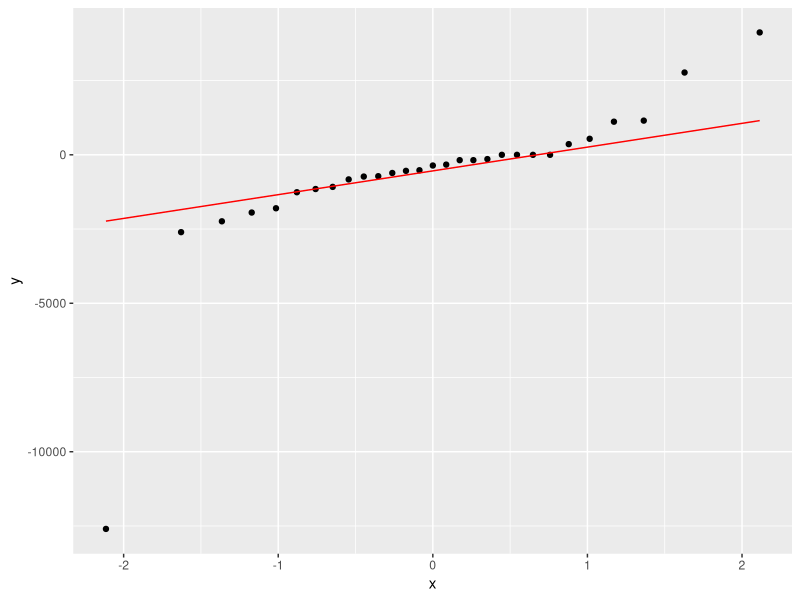
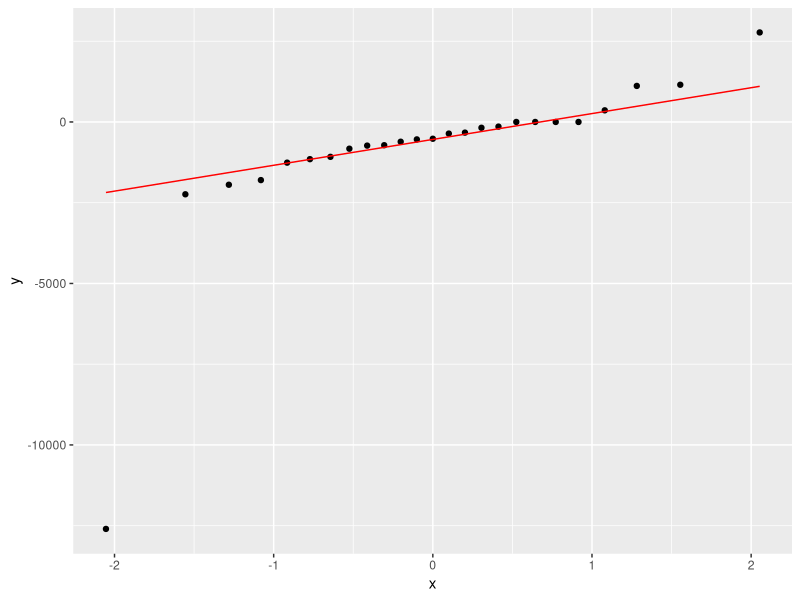
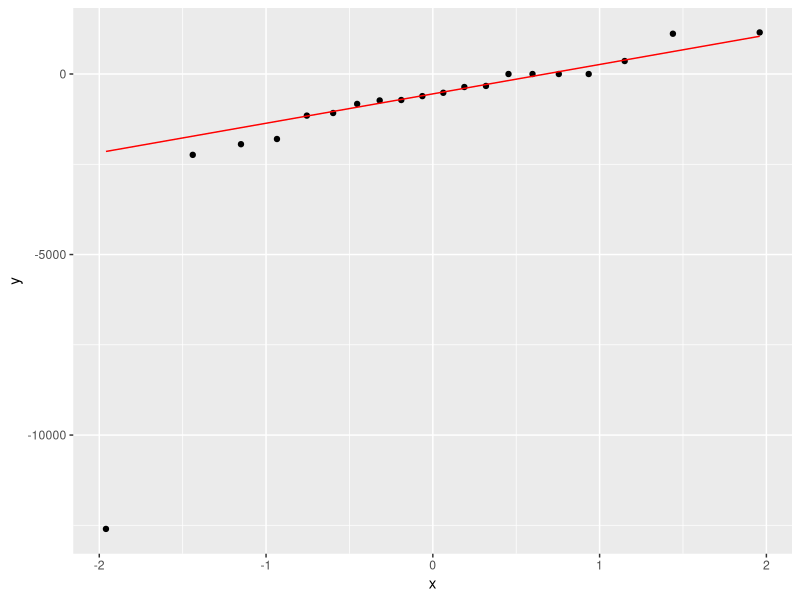

Write the R code that produced these figures, in order.
## ---- chunk 1
library(tidyverse); library(knitr); library(ggplot2); library(kableExtra); library(readxl); library(dplyr); library(flextable); library(pbkrtest); library(broom)
Resultatskjema <- read_excel("Resultatskjema.xlsx", na = "NA")

# analyse per protocl 1 treningsøkt per uke

# ordner et datasett for grafisk fremstilling med individuelle endringer fra pre til post i prosent og endringsscore for bruk i statistiske tester
phys_act <- Resultatskjema %>%
  select(id, sex, group, time, phys_act) %>%
  mutate(time = factor(time, levels = c("pre", "post"),
                       labels = c("Pre", "Post")),
         group = factor(group, levels = c("fls", "kon"),
                        labels = c("Intervensjon", "Kontroll"))) %>% 
  pivot_wider(names_from = time,
              values_from = phys_act) %>%
  mutate(change.phys_act = Post - Pre) %>%
  mutate(change.phys_act.pros = ((Post - Pre)/ Pre) * 100) %>%
  group_by(group) %>%
  print()

# sjekker normalfordelingen 
ggplot(phys_act, aes(sample = change.phys_act)) + stat_qq() + stat_qq_line(col = "red")

phys_act.lm <- lm(change.phys_act ~ group, data = phys_act)
summary(phys_act.lm)

mean.pros.phys_act <- phys_act %>%
  summarise(mean.pros.phys_act = mean(change.phys_act.pros, na.rm = TRUE),
            sd.pros.phys_act = sd(change.phys_act.pros, na.rm = TRUE)) %>%
  print()

# lager et datasett med gjennomsnittsverdier av prosentvis endring for bruk i graf
mean.phys_act <- phys_act %>%
  summarise(mean.phys_act = mean(change.phys_act, na.rm = TRUE),
            sd.phys_act = sd(change.phys_act, na.rm = TRUE)) %>%
  print()


phys_act.pp <- Resultatskjema %>%
  filter(id != "tr031 012") %>% 
  filter(id != "tr031 013") %>% 
  filter(id != "tr031 010") %>% 
  filter(id != "tr031 007") %>%
  # fjerner drop out
  filter(id != "tr031 10541") %>%
  filter(id != "tr031 13404") %>%
  filter(id != "tr031 11421") %>%
  filter(id != "tr031 004") %>%
  filter(id != "tr031 008") %>%
  filter(id != "tr031 001") %>%
  filter(id != "tr031 016") %>%
  select(id, sex, group, time, phys_act) %>%
  mutate(time = factor(time, levels = c("pre", "post"),
                       labels = c("Pre", "Post")),
         group = factor(group, levels = c("fls", "kon"),
                        labels = c("Intervensjon", "Kontroll"))) %>% 
  pivot_wider(names_from = time,
              values_from = phys_act) %>%
  mutate(change.phys_act.pp = Post - Pre) %>%
  mutate(change.phys_act.pros.pp = ((Post - Pre)/ Pre) * 100) %>%
  group_by(group) %>%
  print()

mean.phys_act.pp <- phys_act.pp %>%
  summarise(mean.phys_act = mean(change.phys_act.pp, na.rm = TRUE),
            sd.phys_act = sd(change.phys_act.pp, na.rm = TRUE)) %>%
  print()

ggplot(phys_act.pp, aes(sample = change.phys_act.pp)) + stat_qq() + stat_qq_line(col = "red")

phys_act.lm.pp <- lm(change.phys_act.pp ~ group, data = phys_act.pp)
summary(phys_act.lm.pp)


phys_act.ppm <- Resultatskjema %>%
  filter(id != "tr031 012") %>% 
  filter(id != "tr031 013") %>% 
  filter(id != "tr031 010") %>% 
  filter(id != "tr031 007") %>% 
  filter(id != "tr031 002") %>% 
  filter(id != "tr031 006") %>% 
  filter(id != "tr031 009") %>% 
  filter(id != "tr031 015") %>%
  filter(id != "tr031 014") %>%
  # fjerner drop out
  filter(id != "tr031 10541") %>%
  filter(id != "tr031 13404") %>%
  filter(id != "tr031 11421") %>%
  filter(id != "tr031 004") %>%
  filter(id != "tr031 008") %>%
  filter(id != "tr031 001") %>%
  filter(id != "tr031 016") %>%
  select(id, sex, group, time, phys_act) %>%
  mutate(time = factor(time, levels = c("pre", "post"),
                       labels = c("Pre", "Post")),
         group = factor(group, levels = c("fls", "kon"),
                        labels = c("Intervensjon", "Kontroll"))) %>% 
  pivot_wider(names_from = time,
              values_from = phys_act) %>%
  mutate(change.phys_act.ppm = Post - Pre) %>%
  mutate(change.phys_act.pros.ppm = ((Post - Pre)/ Pre) * 100) %>%
  group_by(group) %>%
  print()

mean.phys_act.ppm <- phys_act.ppm %>%
  summarise(mean.phys_act.ppm = mean(change.phys_act.ppm, na.rm = TRUE),
            sd.phys_act.ppm = sd(change.phys_act.ppm, na.rm = TRUE)) %>%
  print()

ggplot(phys_act.ppm, aes(sample = change.phys_act.ppm)) + stat_qq() + stat_qq_line(col = "red")

phys_act.lm.ppm <- lm(change.phys_act.ppm ~ group, data = phys_act.ppm)
summary(phys_act.lm.ppm)
